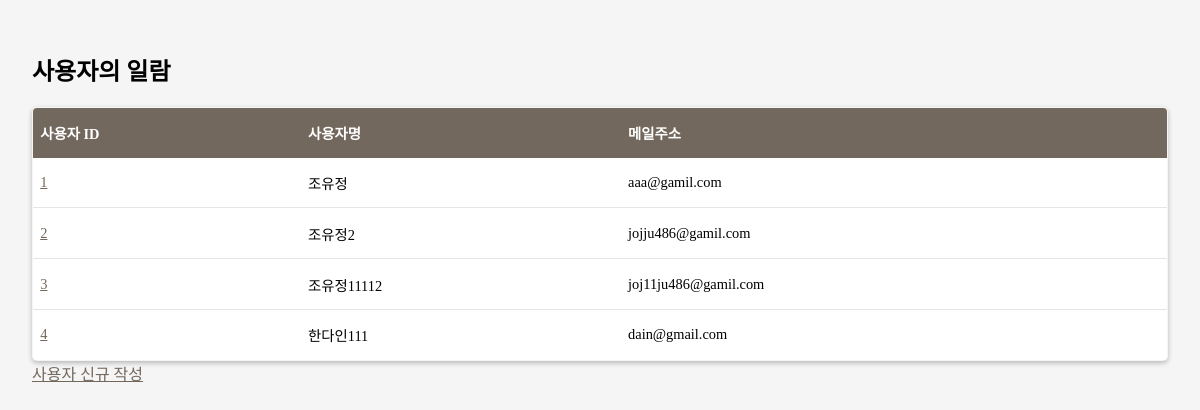
The page /auth/users on the database as committed earlier.
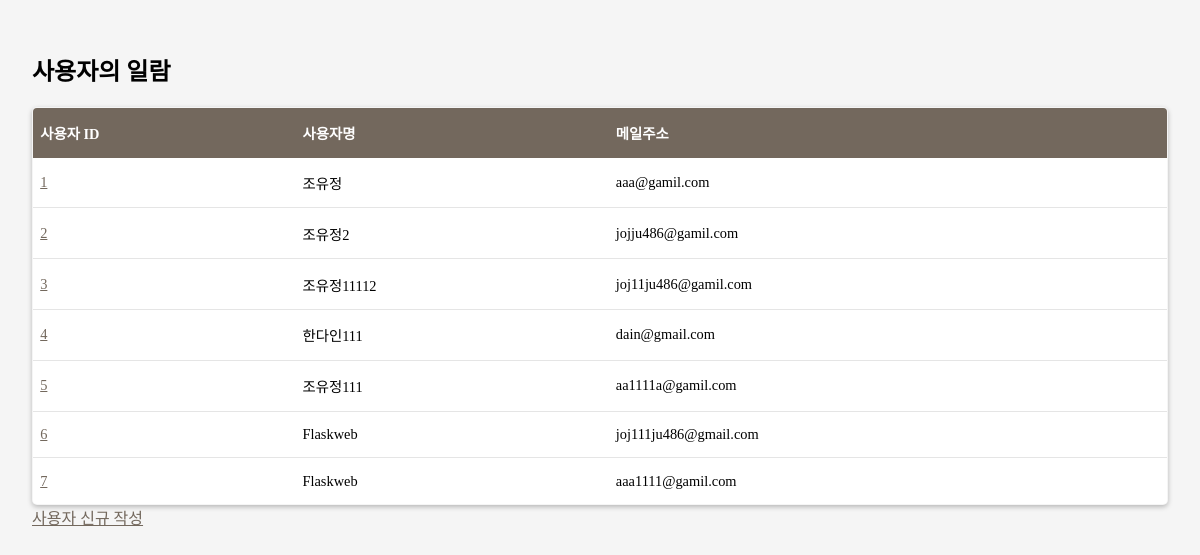
The same page on the database as committed later.
### apps/crud/models.py (models this page shows, shortened)
class UserTest(db.Model):
    __tablename__ = "users_test"
    id = db.Column(db.Integer, primary_key=True)
    username = db.Column(db.String, index=True)
    email = db.Column(db.String, unique=True, index=True)
    password_hash = db.Column(db.String)
    created_at = db.Column(db.DateTime, default=datetime.now)
    updated_at = db.Column(db.DateTime, default=datetime.now, onupdate=datetime.now)
    print("!!!!!!!!!!!!!!!!!!!!!!!!!!!!!!!!!!",id)
    @property
    def password(self):
        raise AttributeError("읽어 들일 수 없음")

### apps/auth/views.py (the view)
@auth.route('/users')
def users():
    users = UserTest.query.all()
    print(users)
    return render_template('auth/index.html',users=users)

### apps/auth/templates/auth/index.html (shortened to what this page needs)
<!DOCTYPE html>
<html lang="ko">
    <head>
        <link rel="stylesheet" href="{{url_for('auth.static',filename='style.css')}}" />
    </head>
    <body>
        <h2>사용자의 일람</h2>
        <table>
            <thead>
            <tr>
                <th>사용자 ID</th>
                <th>사용자명</th>
                <th>메일주소</th>
            </tr>
            </thead>
            <tbody>
                {% for i in users %}
                <tr>
                    <td><a href="{{url_for('auth.edit_user',user_id=i.id)}}">{{ i.id }}</a></td>
                    <td>{{ i.username }}</td>
                    <td>{{ i.email }}</td>
                </tr>
                {% endfor %}
            </tbody>
        </table>
        <label for="terms"><a href="{{ url_for('auth.create_user')}}">사용자 신규 작성</a></label>
    </body>
</html>

### apps/auth/static/style.css (style rules this page uses)
body { padding: 1.5em; background: #f5f5f5 }
table { border: 1px #a39485 solid; font-size: .9em; box-shadow: 0 2px 5px rgba(0, 0, 0, .25); width: 100%; border-collapse: collapse; border-radius: 5px; overflow: hidden; }
th { text-align: left; }
thead { font-weight: bold; color: #fff; background: #73685d; }
td, th { padding: 1em .5em; vertical-align: middle; }
td { border-bottom: 1px solid rgba(0, 0, 0, .1); background: #fff; }
a { color: #73685d; }

Rows that differ between the two databases and show on the page:
added UserTest: id "5", username "조유정111", email "aa1111a@gamil.com"
added UserTest: id "6", username "Flaskweb", email "joj111ju486@gmail.com"
added UserTest: id "7", username "Flaskweb", email "aaa1111@gamil.com"
